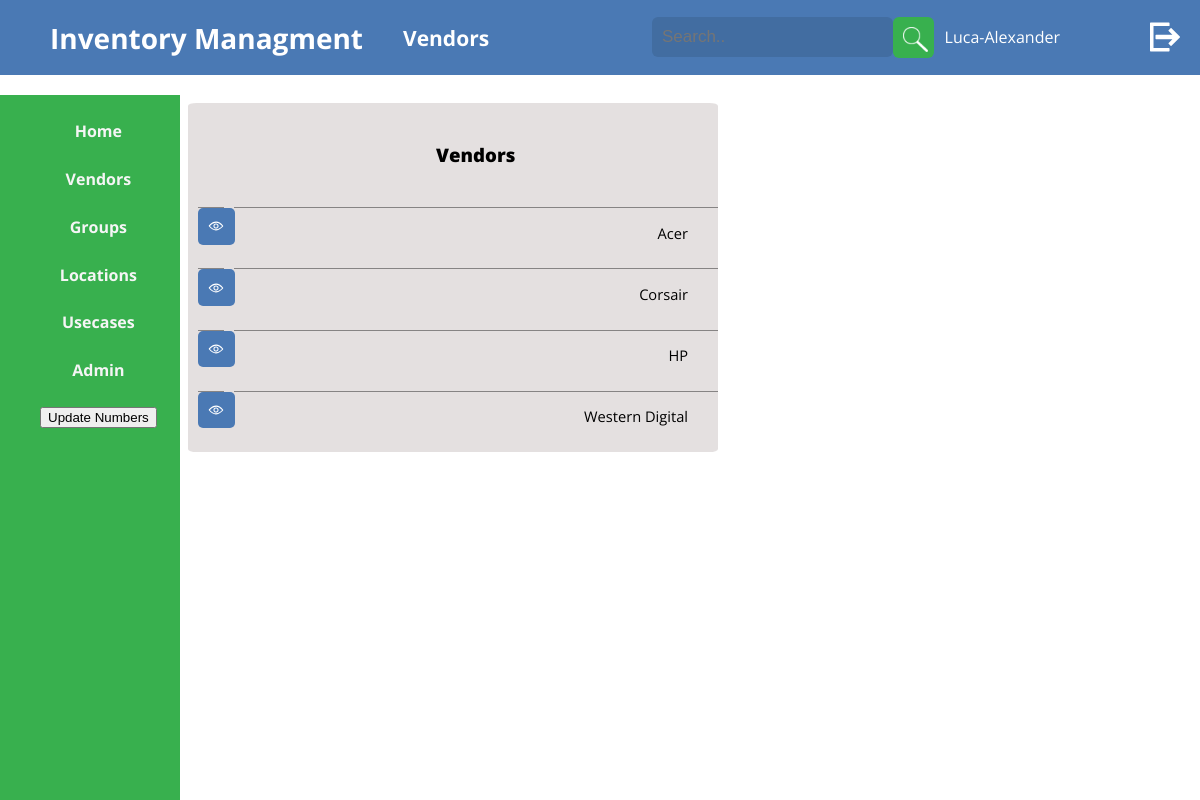
Page /vendors/ (signed in) on the committed database.
### Inventory_mgmt/models.py (models this page shows, shortened)
class Inventory_Item(models.Model):
    full_id = models.CharField(default=None, max_length=50, null=True, blank=True)
    name = models.CharField(max_length=200)
    group = models.CharField(max_length=200)
    vendor = models.CharField(max_length=200)
    usecase = models.CharField(max_length=200)
    location = models.CharField(max_length=200)
    created_at = models.DateField(default=date.today)
    picture = models.ImageField(upload_to='images/', blank=True, null=True)
    description = models.TextField(max_length=1000, blank=True, null=True)

### Inventory_mgmt/views.py (the view)
# urls.py: path('vendors/', views.vendors,),
def vendors(request, vendor=None):
    type = "Vendor"
    if vendor == None:
        type = "Vendors"
        all_items = Inventory_Item.objects.all()
        ul_vendors = []
        for itm in all_items:
            ul_vendors.append(itm.vendor)
        all_vendors = list(dict.fromkeys(ul_vendors))
        all_vendors.sort()
        all_vendors = list(filter(None, all_vendors))
        return render(request, 'sortedby.html', {'all_detail_items': all_vendors, 'layout': "vendors", 'title': type})
    else:
        vendor_items = Inventory_Item.objects.filter(vendor=vendor)
        return render(request, 'items_sorted.html', {'all_items': vendor_items, 'title': type})

### templates/sortedby.html (shortened to what this page needs)
﻿{% extends 'base.html' %}
{% load static %}
{% block content %}
        <div class="detailGrid">
            <div class="Grid-Item-desc"><p class="hide_text_gridbg">Control</p></div>
            <div class="Grid-Item-desc"><p id="vendor">{{ title }}</p></div>
            {% for item in all_detail_items %}
            <div class="Grid-Item"><a class="btn_view_a" href="/{{ layout }}/{{ item }}/"><img src="{% static 'eye.svg' %}"></a></div>
            <div class="Grid-Item"><p>{{ item }}</p></div>
            {% endfor %}
        </div>
{% endblock %}

### templates/base.html (shortened to what this page needs)
{% load static %}
<!DOCTYPE html>
<html lang="en">
<head>
    <link rel="stylesheet" href="{% static 'style.css' %}">
    <link rel="stylesheet" href="{% static 'print_item.css' %}">
</head>
<body>
        <header>
            <h1>Inventory Managment</h1> <h2>{{title}}</h2>
            {% if user.is_authenticated %}
            <div class="search-container">
                <form action="/search/" method="POST" enctype="multipart/form-data">
                    <input type="text" placeholder="Search.." name="search">
                    <button type="submit"><img src="{% static 'lupe.png' %}" alt=""></button>
                </form>
            </div>
            <a class="btn_logout" href="{% url 'logout' %}">
            </a>
            <div class="username">
                {% if user.first_name %}
                <p>{{ user.first_name }}</p>
                {% else %}
                <p>{{ user.username }}</p>
                {% endif %}
            </div>
            {% endif %}
        </header>
        <div class="sidebar">
        <ul class="sidebar-list">
        {% if user.is_authenticated %}
            <li><a href="/">Home</a></li>
            <li><a href="/vendors" id="vendor">Vendors</a></li>
            <li><a href="/groups" id="group">Groups</a></li>
            <li><a href="/locations" id="location">Locations</a></li>
            <li><a href="/usecases" id="usecase">Usecases</a></li>
            {% if request.user.groups.all.0.name == 'Admin' %}
            <li><a href="/admin" id="admin">Admin</a></li>
            <form action="/" method="post">
                <input type="submit" value="Update Numbers">
            </form>
            {% endif %}
        {% endif %}
    </ul>
        </div>
    <div class="main">
        {% if user.is_authenticated %}
        {% block content %}
        {% endblock content %}
        {% else %}
       {% include "login_include.html" %}
        {% endif %}
    </div>
</body>
</html>

### templates/static/style.css (style rules this page uses)
:root { --bg: #fff; --text: #000000; --sidebar: #38b04e; --sidebar_secondary: #38b04e67; --topbar: #4a79b4; --topbar_secondary: #426da1; --gridbg: #e4e0e0; --gridborder: #00000069; --inputbg: #f1f1f1; }
body { background-color: var(--bg); color: var(--text); font-family: 'Open Sans', sans-serif; font-size: 14px; line-height: 1.42857143; margin: 0; position: relative; margin-top: 75px; }
.main { margin-left: 15%; }
header { background-color: var(--topbar); display: flex; color: #fff; padding-left: 50px; align-self: center; align-items: center; position: fixed; top: 0; width: 100%; height: 75px; }
header h2 { padding-left: 40px; }
header .username { position: absolute; top: 10px; right: 190px; font-size: 12pt; }
.btn_logout { width: 50px; height: 50px; border-radius: 50%; display: flex; right: 10px; position: fixed; top: 12px; border: 0.0px solid #fff; cursor: pointer; }
.btn_logout svg { margin: auto; width: auto; height: 60%; }
.detailGrid { display: grid; grid-gap: 10px; grid-template-columns: 5% 95%; padding: 10px; font-size: 14px; background-color: var(--gridbg); align-content: center; width: 50%; border: 8px solid var(--bg); border-radius: 3%; }
.Grid-Item img { width: 32px; height: 32px; }
.btn_view_a img { background-color: #4a79b4; padding: 15% 15%; text-decoration: none; font-weight: bold; border-radius: 5px; cursor: pointer; }
.Grid-Item-desc { font-family: 'Open Sans', 'sans-serif'; font-size: 14pt; font-weight: 900; padding: 10px; }
.Grid-Item-desc p { text-align: center; }
.Grid-Item { margin: 0; border-top: 1px solid var(--gridborder); font-size: 11pt; padding-right: 10px; }
.Grid-Item p { text-align: right; padding-right: 20px; }
.sidebar { width: 15%; height: 100%; display: flex; background-color: var(--sidebar); position: fixed; align-content: center; }
.sidebar ul { margin: 0; color: whitesmoke; list-style-type: none; font-family: 'Open Sans', sans-serif; font-size: 16px; font-weight: 700; text-align: center; }
.sidebar ul li { margin-top: 25px; margin-bottom: 25px; }
.sidebar ul li a { text-decoration: none; color: currentColor; cursor: pointer; }
.hide_text_gridbg { color: var(--gridbg); }
header .search-container { float: right; position: absolute; top: 7px; right: 300px; }
header input[type=text] { background-color: var(--topbar_secondary); padding: 10px; margin-top: 10px; font-size: 17px; border: none; color: white; border-radius: 6px; }
header .search-container button { float: right; padding: 10px 10px; margin-top: 10px; margin-right: 16px; background: var(--sidebar); font-size: 17px; border: none; cursor: pointer; border-radius: 6px; width: 41px; height: 41px; }
header .search-container button img { width: 25px; height: 25px; }

### rows in the picture
Inventory_Item: all_detail_items "Acer"
Inventory_Item: all_detail_items "Corsair"
Inventory_Item: all_detail_items "HP"
Inventory_Item: all_detail_items "Western Digital"

### other values in the picture
{{ title }} "Vendors"
{{ user.first_name }} "Luca-Alexander"
